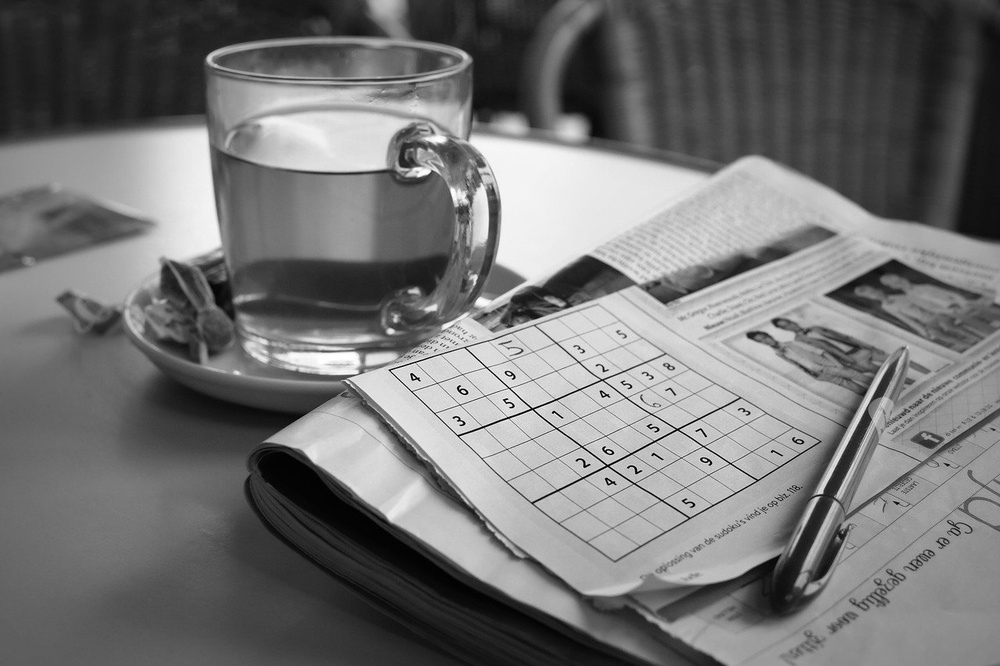
#> input picture image-processing/sudoku.jpg, 1000 x 666 px, shrunk from 1280 x 853 before the run
$ jupyter execute hough-lines.ipynb
#> lines starting #> are read from the running program, lines starting #| are printed output that depends on the picture; after the words box and inside, x2 and y2 are one past the last pixel; in counts of white or black regions, pixels touching at a corner belong together
[cell 1]
import cv2 as cv
import numpy as np
from matplotlib import pyplot as plt

img = cv.imread('sudoku.jpg')
#> img is the input picture: shape (666, 1000, 3); mean B, G, R 116.3, 116.3, 116.3
gray = cv.cvtColor(img,cv.COLOR_BGR2GRAY)
edges = cv.Canny(gray,50,150,apertureSize = 3)
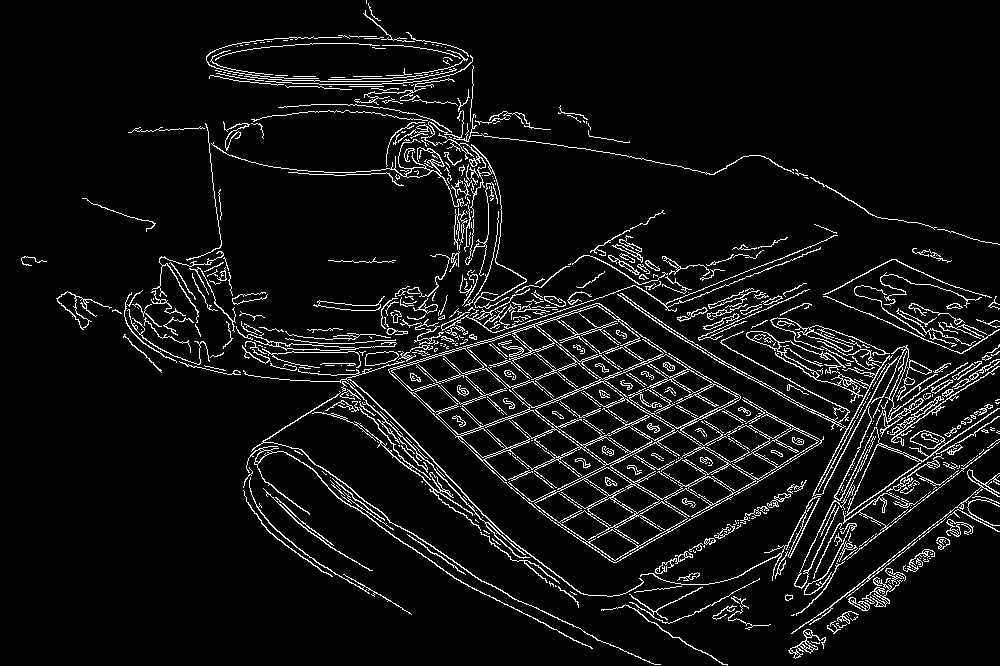
#> edges: shape (666, 1000); 6.6% white in thin lines or dots
lines = cv.HoughLines(edges,1,np.pi/180,200)
#> lines = 19 rows, first 8: [25, 2.36], [723, 1.08], [689, 1.1], [-35, 2.06], [725, 1.08], [322, 1.64], [349, 1.55], [338, 1.61]

for line in lines:
    rho,theta = line[0]
    a = np.cos(theta)
    b = np.sin(theta)
    x0 = a*rho
    y0 = b*rho
    x1 = int(x0 + 1000*(-b))
    y1 = int(y0 + 1000*(a))
    x2 = int(x0 - 1000*(-b))
    y2 = int(y0 - 1000*(a))
    cv.line(img,(x1,y1),(x2,y2),(0,0,255),2)
#> this loop made 19 passes
#> (rho, theta, a, b, x0, y0, x1, y1) on passes 1 to 12: (25, 2.36, -0.707, 0.707, -17.68, 17.68, -724, -689), (723, 1.08, 0.469, 0.883, 339.4, 638.4, -543, 1107), (689, 1.1, 0.454, 0.891, 312.8, 613.9, -578, 1067), (-35, 2.06, -0.469, 0.883, 16.43, -30.9, -866, -500), (725, 1.08, 0.469, 0.883, 340.4, 640.1, -542, 1109), (322, 1.64, -0.0698, 0.998, -22.46, 321.2, -1020, 251), (349, 1.55, 0.0175, 1, 6.09, 348.9, -993, 366), (338, 1.61, -0.0349, 0.999, -11.8, 337.8, -1011, 302), (691, 1.1, 0.454, 0.891, 313.7, 615.7, -577, 1069), (352, 1.57, -4.37e-08, 1, -1.54e-05, 352, -1000, 351), (289, 1.73, -0.156, 0.988, -45.21, 285.4, -1032, 129), (339, 1.59, -0.0175, 1, -5.92, 338.9, -1005, 321)
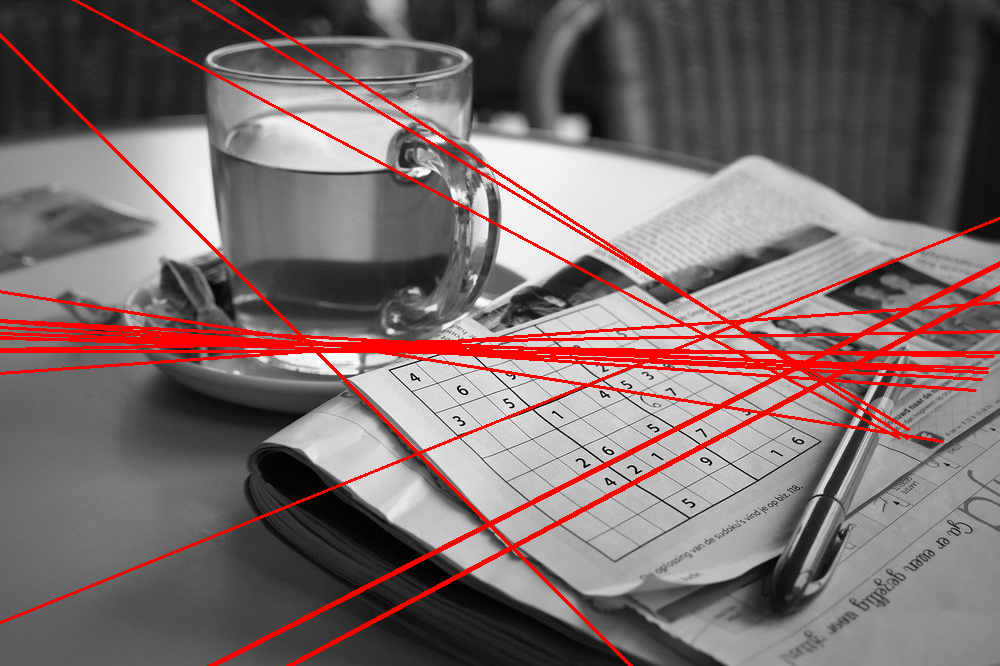
#> img: shape (666, 1000, 3); 6.59% of pixels changed, all inside (x1, y1, x2, y2) = (0, 0, 1000, 666)

plt.imshow(img)
plt.show()

[cell 2]
import cv2 as cv
import numpy as np
from matplotlib import pyplot as plt

img = cv.imread('sudoku.jpg')
gray = cv.cvtColor(img,cv.COLOR_BGR2GRAY)
edges = cv.Canny(gray,50,150,apertureSize = 3)
lines = cv.HoughLinesP(edges,1,np.pi/180,100,minLineLength=100,maxLineGap=10)
#> lines = 66 rows, first 6: [300, 336, 400, 436], [558, 525, 768, 413], [556, 523, 766, 412], [704, 335, 837, 405], [254, 340, 358, 348], [831, 383, 958, 396]

for line in lines:
    x1,y1,x2,y2 = line[0]
    cv.line(img,(x1,y1),(x2,y2),(0,255,0),2)
#> this loop made 66 passes
#> (x1, y1, x2, y2) on passes 1 to 12: (300, 336, 400, 436), (558, 525, 768, 413), (556, 523, 766, 412), (704, 335, 837, 405), (254, 340, 358, 348), (831, 383, 958, 396), (632, 451, 738, 397), (502, 364, 620, 319), (839, 385, 957, 450), (507, 417, 665, 354), (816, 364, 937, 372), (811, 412, 962, 447)
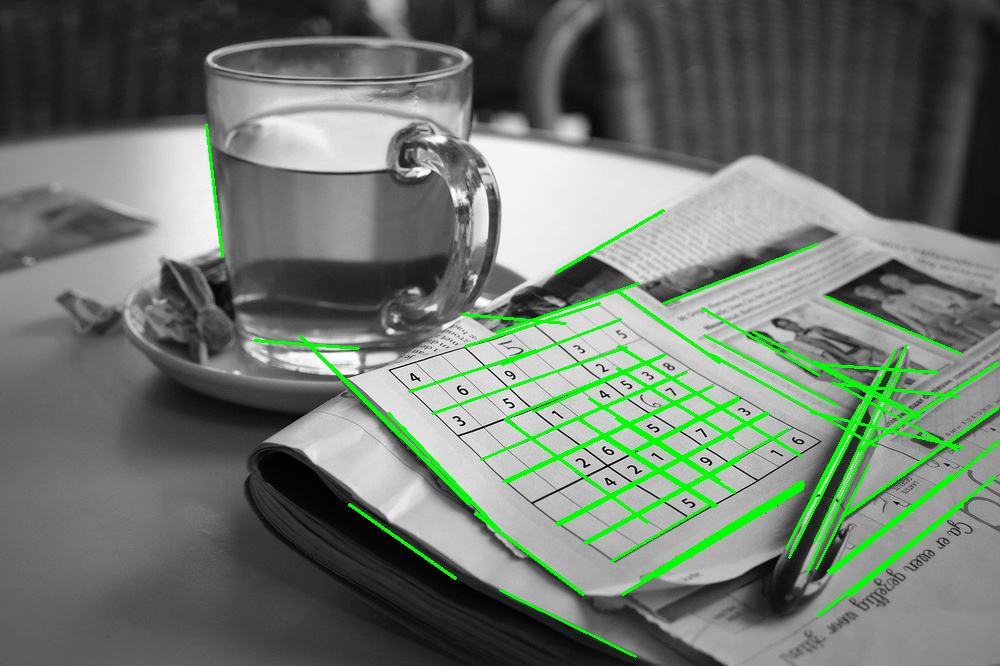
#> img: shape (666, 1000, 3); 4.06% of pixels changed, all inside (x1, y1, x2, y2) = (205, 123, 1000, 658)

plt.imshow(img)
plt.show()
